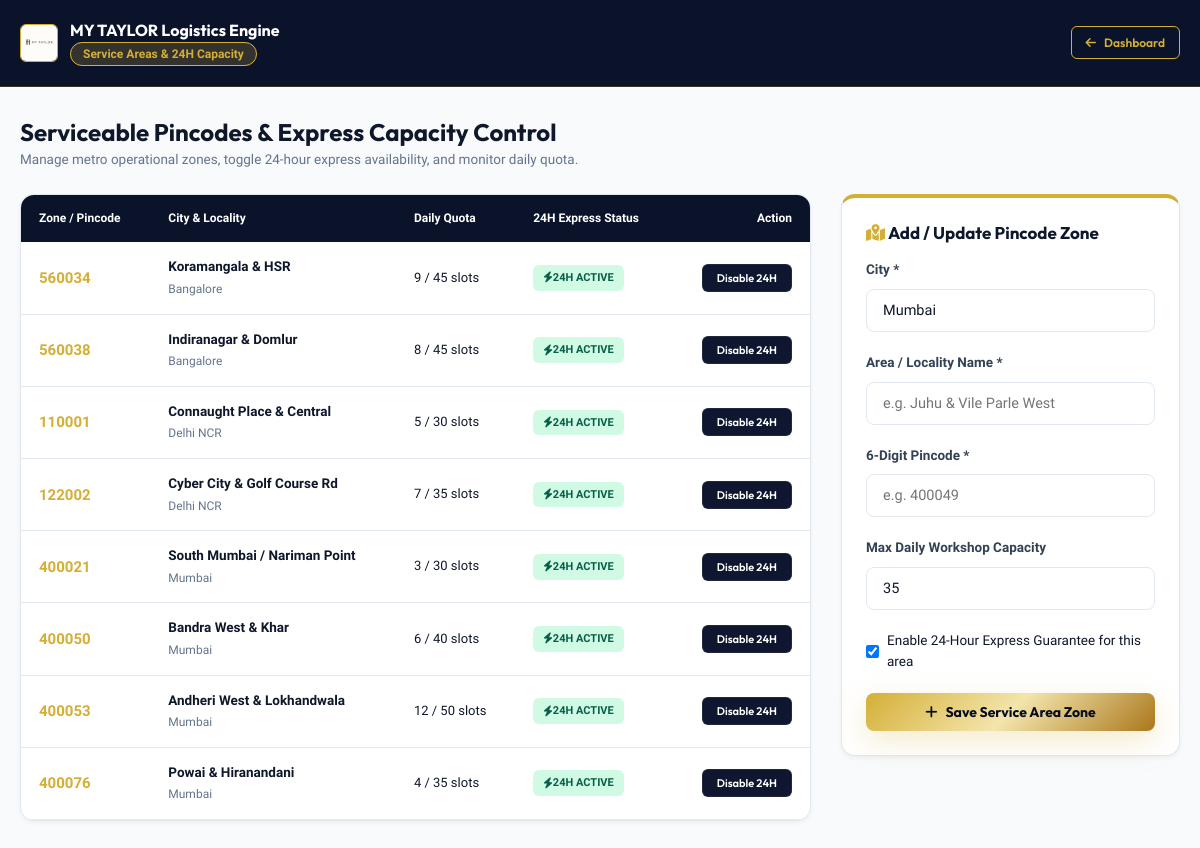
Page /admin/service-areas.php (signed in) on the committed database.
### tables this page shows
CREATE TABLE IF NOT EXISTS `service_areas` (
  `id` INT AUTO_INCREMENT PRIMARY KEY,
  `city` VARCHAR(100) NOT NULL,
  `area_name` VARCHAR(150) NOT NULL,
  `pincode` VARCHAR(10) NOT NULL UNIQUE,
  `is_active` TINYINT(1) DEFAULT 1,
  `is_24h_available` TINYINT(1) DEFAULT 1,
  `max_daily_capacity` INT DEFAULT 30,
  `current_booked_today` INT DEFAULT 0,
  `measurement_fee` DECIMAL(10, 2) DEFAULT 99.00,
  `delivery_charge` DECIMAL(10, 2) DEFAULT 0.00,
  `created_at` TIMESTAMP DEFAULT CURRENT_TIMESTAMP
);

### config/config.php (called while the page is built, shortened)
<?php
function e($str) {
    return htmlspecialchars((string)$str, ENT_QUOTES, 'UTF-8');
}

### admin/service-areas.php (the view, shortened to what this page needs)
<?php
require_once __DIR__ . '/../config/config.php';
$pdo = getDbConnection();
$areas = $pdo->query("SELECT * FROM `service_areas` ORDER BY `city`, `pincode` ASC")->fetchAll();
?>
<!DOCTYPE html>
<html lang="en">
<head>
  <link rel="stylesheet" href="https://cdnjs.cloudflare.com/ajax/libs/font-awesome/6.4.2/css/all.min.css">
  <link rel="stylesheet" href="<?= APP_URL ?>/assets/css/style.css">
</head>
<body style="background:#F8FAFC;">
<div class="portal-header">
  <div class="container portal-nav">
    <div style="display:flex; align-items:center; gap:12px;">
      <img src="<?= APP_URL ?>/logo.jpeg" alt="Logo" style="height:38px; border-radius:6px; border:1px solid var(--gold-primary);">
      <div>
        <h3 style="font-size:16px; margin:0; color:#FFFFFF;">MY TAYLOR Logistics Engine</h3>
        <span class="portal-role-tag">Service Areas & 24H Capacity</span>
      </div>
    </div>
    <div style="display:flex; align-items:center; gap:14px;">
      <a href="<?= APP_URL ?>/admin/index.php" class="btn btn-gold-outline btn-sm"><i class="fa-solid fa-arrow-left"></i> Dashboard</a>
    </div>
  </div>
</div>
<div class="container" style="padding: 30px 20px 80px;">
  <div style="display:flex; justify-content:space-between; align-items:center; margin-bottom:24px;">
    <div>
      <h1 style="font-size:24px; color:#0F172A; margin:0;">Serviceable Pincodes & Express Capacity Control</h1>
      <p style="font-size:13.5px; color:var(--text-muted); margin:2px 0 0;">Manage metro operational zones, toggle 24-hour express availability, and monitor daily quota.</p>
    </div>
  </div>
  <div class="grid-2" style="grid-template-columns: 1.4fr 0.6fr; gap:30px;">
    <div class="card" style="padding:0; overflow:hidden;">
      <table style="width:100%; border-collapse:collapse;">
        <thead>
          <tr style="background:#0B132B; color:#FFFFFF; font-size:12px; text-align:left;">
            <th style="padding:14px 18px;">Zone / Pincode</th>
            <th style="padding:14px 18px;">City & Locality</th>
            <th style="padding:14px 18px;">Daily Quota</th>
            <th style="padding:14px 18px;">24H Express Status</th>
            <th style="padding:14px 18px; text-align:right;">Action</th>
          </tr>
        </thead>
        <tbody>
          <?php foreach ($areas as $a): ?>
            <tr style="border-bottom:1px solid #E2E8F0; font-size:13.5px;">
              <td style="padding:14px 18px;">
                <strong style="font-size:15px; color:var(--gold-primary);"><?= e($a['pincode']) ?></strong>
              </td>
              <td style="padding:14px 18px;">
                <strong><?= e($a['area_name']) ?></strong><br>
                <span style="font-size:12px; color:var(--text-muted);"><?= e($a['city']) ?></span>
              </td>
              <td style="padding:14px 18px; font-size:13px;">
                <?= $a['current_booked_today'] ?> / <?= $a['max_daily_capacity'] ?> slots
              </td>
              <td style="padding:14px 18px;">
                <?php if ($a['is_24h_available']): ?>
                  <span class="badge-status badge-emerald"><i class="fa-solid fa-bolt"></i> 24H ACTIVE</span>
                <?php else: ?>
                  <span class="badge-status badge-slate">Standard Only</span>
                <?php endif; ?>
              </td>
              <td style="padding:14px 18px; text-align:right;">
                <form action="" method="POST" style="display:inline;">
                  <button type="submit" class="btn <?= $a['is_24h_available'] ? 'btn-dark' : 'btn-gold' ?> btn-sm" style="font-size:11px;">
                    <?= $a['is_24h_available'] ? 'Disable 24H' : 'Enable 24H' ?>
                  </button>
                </form>
              </td>
            </tr>
          <?php endforeach; ?>
        </tbody>
      </table>
    </div>
    <div>
      <div class="card" style="padding:24px; border-top:4px solid var(--gold-primary);">
        <h3 style="font-size:17px; margin-bottom:16px; color:#0F172A;"><i class="fa-solid fa-map-location-dot text-gold"></i> Add / Update Pincode Zone</h3>
        <form action="" method="POST">
          <div class="form-group">
            <label class="form-label">City *</label>
            <input type="text" name="city" class="form-control" placeholder="e.g. Mumbai, Delhi, Bangalore" value="Mumbai" required>
          </div>
          <div class="form-group">
            <label class="form-label">Area / Locality Name *</label>
            <input type="text" name="area_name" class="form-control" placeholder="e.g. Juhu & Vile Parle West" required>
          </div>
          <div class="form-group">
            <label class="form-label">6-Digit Pincode *</label>
            <input type="text" name="pincode" class="form-control" placeholder="e.g. 400049" maxlength="6" required>
          </div>
          <div class="form-group">
            <label class="form-label">Max Daily Workshop Capacity</label>
            <input type="number" name="max_daily_capacity" class="form-control" value="35" required>
          </div>
          <div class="form-group">
            <label style="display:flex; align-items:center; gap:8px; font-size:13.5px; cursor:pointer;">
              <input type="checkbox" name="is_24h_available" value="1" checked> Enable 24-Hour Express Guarantee for this area
            </label>
          </div>
          <button type="submit" class="btn btn-gold btn-block">
            <i class="fa-solid fa-plus"></i> Save Service Area Zone
          </button>
        </form>
      </div>
    </div>
  </div>
</div>
</body>
</html>

### assets/css/style.css (style rules this page uses)
:root { --font-primary: 'Plus Jakarta Sans', -apple-system, BlinkMacSystemFont, sans-serif; --font-heading: 'Outfit', sans-serif; --font-luxury: 'Playfair Display', Georgia, serif; --bg-primary: #070D1E; --bg-secondary: #0E172F; --bg-card: #141F3C; --bg-card-hover: #1A284D; --bg-light: #F8FAFC; --bg-light-card: #FFFFFF; --text-main: #0F172A; --text-muted: #64748B; --text-light: #F1F5F9; --text-light-muted: #94A3B8; --gold-primary: #D4AF37; --gold-hover: #B89628; --gold-light: #F7E7CE; --gold-gradient: linear-gradient(135deg, #D4AF37 0%, #F3E5AB 50%, #AA771C 100%); --gold-glow: 0 0 25px rgba(212, 175, 55, 0.35); --accent-blue: #2563EB; --accent-cyan: #06B6D4; --accent-emerald: #10B981; --accent-amber: #F59E0B; --accent-rose: #EF4444; --accent-purple: #8B5CF6; --border-dark: rgba(212, 175, 55, 0.2); --border-subtle: rgba(255, 255, 255, 0.08); --border-light: #E2E8F0; --radius-sm: 8px; --radius-md: 14px; --radius-lg: 20px; --radius-full: 9999px; --shadow-sm: 0 2px 4px rgba(0, 0, 0, 0.05); --shadow-md: 0 10px 25px -5px rgba(0, 0, 0, 0.1), 0 8px 10px -6px rgba(0, 0, 0, 0.1); --shadow-lg: 0 20px 35px -5px rgba(0, 0, 0, 0.25); --shadow-gold: 0 10px 30px rgba(212, 175, 55, 0.25); --transition: all 0.25s cubic-bezier(0.4, 0, 0.2, 1); }
* { margin: 0; padding: 0; box-sizing: border-box; }
html { scroll-behavior: smooth; overflow-x: hidden; max-width: 100vw; }
body { font-family: var(--font-primary); background-color: var(--bg-light); color: var(--text-main); line-height: 1.6; -webkit-font-smoothing: antialiased; overflow-x: hidden; width: 100%; max-width: 100vw; }
h1, h2, h3, h4, h5, h6 { font-family: var(--font-heading); font-weight: 700; color: inherit; line-height: 1.25; }
.text-gold { color: var(--gold-primary) !important; }
.container { width: 100%; max-width: 1240px; margin: 0 auto; padding: 0 20px; }
.btn { display: inline-flex; align-items: center; justify-content: center; gap: 8px; padding: 10px 22px; font-size: 14px; font-weight: 600; border-radius: var(--radius-sm); text-decoration: none; cursor: pointer; transition: var(--transition); border: 1px solid transparent; font-family: var(--font-heading); }
.btn-gold { background: var(--gold-gradient); color: #070D1E; font-weight: 700; box-shadow: var(--shadow-gold); border: none; }
.btn-gold-outline { background: transparent; color: var(--gold-primary); border: 1px solid var(--gold-primary); }
.btn-dark { background: #0E172F; color: #FFFFFF; border: 1px solid var(--border-subtle); }
.btn-sm { padding: 6px 14px; font-size: 12px; border-radius: 6px; }
.btn-block { width: 100%; }
.badge-emerald { background: #D1FAE5; color: #065F46; }
.badge-status { display: inline-flex; align-items: center; padding: 4px 10px; border-radius: 6px; font-size: 11px; font-weight: 700; text-transform: uppercase; }
.grid-2 { display: grid; grid-template-columns: repeat(2, 1fr); gap: 30px; }
.card { background: var(--bg-light-card); border-radius: var(--radius-md); border: 1px solid var(--border-light); padding: 26px; box-shadow: var(--shadow-sm); transition: var(--transition); }
.form-group { margin-bottom: 20px; }
.form-label { display: block; font-size: 13.5px; font-weight: 600; color: #334155; margin-bottom: 8px; }
.form-control { width: 100%; padding: 12px 16px; font-size: 14.5px; border-radius: var(--radius-sm); border: 1px solid var(--border-light); background: #FFFFFF; color: #0F172A; font-family: inherit; transition: var(--transition); }
.portal-header { background: #0B132B; color: #FFFFFF; padding: 20px 0; border-bottom: 1px solid var(--border-dark); }
.portal-nav { display: flex; align-items: center; justify-content: space-between; }
.portal-role-tag { background: rgba(212, 175, 55, 0.2); color: var(--gold-primary); border: 1px solid var(--gold-primary); padding: 4px 12px; border-radius: var(--radius-full); font-size: 12px; font-weight: 700; }

### rows in the picture
service_areas: pincode "560034", area_name "Koramangala & HSR", city "Bangalore", current_booked_today "9", max_daily_capacity "45", is_24h_available 1 (drawn)
service_areas: pincode "560038", area_name "Indiranagar & Domlur", city "Bangalore", current_booked_today "8", max_daily_capacity "45", is_24h_available 1 (drawn)
service_areas: pincode "110001", area_name "Connaught Place & Central", city "Delhi NCR", current_booked_today "5", max_daily_capacity "30", is_24h_available 1 (drawn)
service_areas: pincode "122002", area_name "Cyber City & Golf Course Rd", city "Delhi NCR", current_booked_today "7", max_daily_capacity "35", is_24h_available 1 (drawn)
service_areas: pincode "400021", area_name "South Mumbai / Nariman Point", city "Mumbai", current_booked_today "3", max_daily_capacity "30", is_24h_available 1 (drawn)
service_areas: pincode "400050", area_name "Bandra West & Khar", city "Mumbai", current_booked_today "6", max_daily_capacity "40", is_24h_available 1 (drawn)
service_areas: pincode "400053", area_name "Andheri West & Lokhandwala", city "Mumbai", current_booked_today "12", max_daily_capacity "50", is_24h_available 1 (drawn)
service_areas: pincode "400076", area_name "Powai & Hiranandani", city "Mumbai", current_booked_today "4", max_daily_capacity "35", is_24h_available 1 (drawn)
